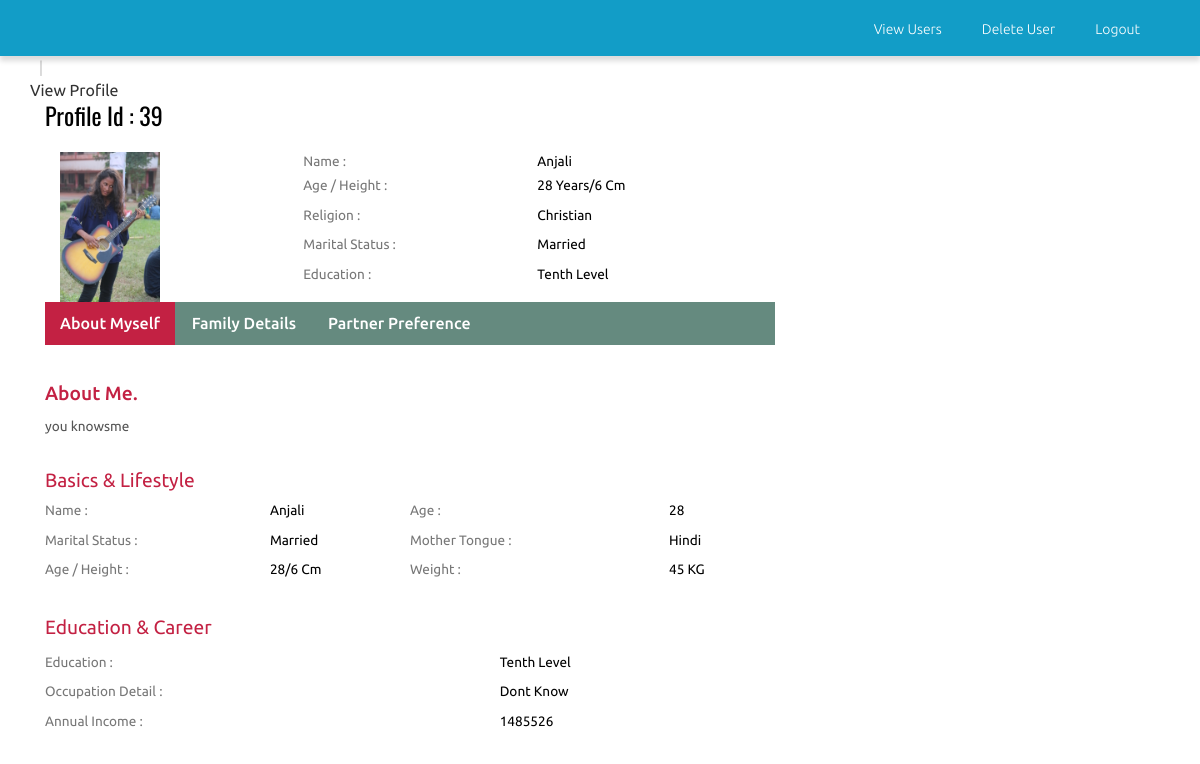
/admin/view_profile.php?id=39, run on the app's committed database.
### tables this page shows
CREATE TABLE `photos` (
  `id` int(10) NOT NULL,
  `cust_id` int(10) NOT NULL,
  `pic1` varchar(25) NOT NULL,
  `pic2` varchar(40) NOT NULL,
  `pic3` varchar(40) NOT NULL,
  `pic4` varchar(40) NOT NULL
);

CREATE TABLE `customer` (
  `id` int(10) NOT NULL,
  `cust_id` int(5) NOT NULL,
  `email` varchar(60) NOT NULL,
  `age` varchar(10) NOT NULL,
  `height` int(10) NOT NULL,
  `sex` varchar(6) NOT NULL,
  `religion` varchar(20) NOT NULL,
  `district` varchar(20) NOT NULL,
  `state` varchar(20) NOT NULL,
  `country` varchar(10) NOT NULL,
  `maritalstatus` varchar(20) NOT NULL,
  `education` text NOT NULL,
  `firstname` text NOT NULL,
  `mothertounge` text NOT NULL,
  `weight` int(5) NOT NULL,
  `dateofbirth` date NOT NULL,
  `occupation` text NOT NULL,
  `occupation_descr` text NOT NULL,
  `annual_income` varchar(20) NOT NULL,
  `no_bro` int(5) NOT NULL,
  `no_sis` int(5) NOT NULL,
  `aboutme` text NOT NULL,
  `profilecreationdate` date NOT NULL
);

### admin/functions.php (called while the page is built, shortened)
<?php
function mysqlexec($sql){
	$host="localhost";
	$username="root";
	$password="";
	$db_name="matrimony";
	$conn=mysqli_connect("$host", "$username", "$password")or die("cannot connect");
	mysqli_select_db($conn,"$db_name")or die("cannot select DB");
	if($result = mysqli_query($conn, $sql)){
		return $result;
	}
	else{
		echo mysqli_error($conn);
	}
}
?>

### admin/view_profile.php (the view, shortened to what this page needs)
<?php include_once("functions.php"); ?>
<?php
$id=$_GET['id'];
$profileid=$id;
$sql="SELECT * FROM customer WHERE cust_id = $id";
$result = mysqlexec($sql);
if($result){
$row=mysqli_fetch_assoc($result);
	$fname=$row['firstname'];
	$religion=$row['religion'];
	$age=$row['age'];
	$maritalstatus=$row['maritalstatus'];
	$education=$row['education'];
	$mothertounge=$row['mothertounge'];
	$weight=$row['weight'];
	$height=$row['height'];
	$occupationdescr=$row['occupation_descr'];
	$income=$row['annual_income'];
	$aboutme=$row['aboutme'];
$sql2="SELECT * FROM photos WHERE cust_id = $profileid";
$result2 = mysqlexec($sql2);
if($result2){
	$row2=mysqli_fetch_array($result2);
	$pic1=$row2['pic1'];
}
}else{
	echo "<script>alert(\"Invalid Profile ID\")</script>";
}
?>
<!DOCTYPE HTML>
<html>
<head>
<link href="css/bootstrap-3.1.1.min.css" rel='stylesheet' type='text/css' />
<link href="css/style.css" rel='stylesheet' type='text/css' />
<link href="css/font-awesome.css" rel="stylesheet">
</head>
<body>
 <?php include_once("admin_index.php");?>
<div class="grid_3">
  <div class="container">
   <div class="breadcrumb1">
     <ul>
        <span class="divider">&nbsp;|&nbsp;</span>
        <li class="current-page">View Profile</li>
     </ul>
   </div>
   <div class="profile">
   	 <div class="col-md-8 profile_left">
   	 	<h2>Profile Id : <?php echo $profileid;?></h2>
   	 	<div class="col_3">
   	        <div class="col-sm-4 row_2">
				<div class="flexslider">
					 <ul class="slides">
						<li data-thumb="profile/<?php echo $profileid;?>/<?php echo $pic1;?>">
							<img width="100px"src="profile/<?php echo $profileid;?>/<?php echo $pic1;?>" />
						</li>
					 </ul>
				  </div>
			</div>
			<div class="col-sm-8 row_1">
				<table class="table_working_hours">
		        	<tbody>
		        		<tr class="opened_1">
							<td class="day_label">Name :</td>
							<td class="day_value"><?php echo $fname  ?></td>
						</tr><tr class="opened_1">
							<td class="day_label">Age / Height :</td>
							<td class="day_value"><?php echo $age . " Years"; ?>/<?php echo $height . " Cm";?> </td>
						</tr>
					  	<tr class="opened">
							<td class="day_label">Religion :</td>
							<td class="day_value"><?php echo $religion;?></td>
						</tr>
					    <tr class="opened">
							<td class="day_label">Marital Status :</td>
							<td class="day_value"><?php echo $maritalstatus;?></td>
						</tr>
					    <tr class="closed">
							<td class="day_label">Education :</td>
							<td class="day_value closed"><span><?php echo $education;?></span></td>
						</tr>
				    </tbody>
				</table>
				</div>
			<div class="clearfix"> </div>
		</div>
		<div class="col_4">
		    <div class="bs-example bs-example-tabs" role="tabpanel" data-example-id="togglable-tabs">
			   <ul id="myTab" class="nav nav-tabs nav-tabs1" role="tablist">
				  <li role="presentation" class="active"><a href="#home" id="home-tab" role="tab" data-toggle="tab" aria-controls="home" aria-expanded="true">About Myself</a></li>
				  <li role="presentation"><a href="#profile" role="tab" id="profile-tab" data-toggle="tab" aria-controls="profile">Family Details</a></li>
				  <li role="presentation"><a href="#profile1" role="tab" id="profile-tab1" data-toggle="tab" aria-controls="profile1">Partner Preference</a></li>
			   </ul>
			   <div id="myTabContent" class="tab-content">
				  <div role="tabpanel" class="tab-pane fade in active" id="home" aria-labelledby="home-tab">
				    <div class="tab_box">
				    	<h1>About Me.</h1>
				    	<p><?php echo $aboutme; ?></p>
				    </div>
				    <div class="basic_1">
				    	<h3>Basics &amp; Lifestyle</h3>
				    	<div class="col-md-6 basic_1-left">
				    	  <table class="table_working_hours">
				        	<tbody>
				        		<tr class="opened_1">
									<td class="day_label">Name :</td>
									<td class="day_value"><?php echo $fname ; ?></td>
								</tr>
							    <tr class="opened">
									<td class="day_label">Marital Status :</td>
									<td class="day_value"><?php echo $maritalstatus;?></td>
								</tr>
							    <tr class="opened">
									<td class="day_label">Age / Height :</td>
									<td class="day_value"><?php echo $age; ?>/<?php echo $height;?> cm</td>
								</tr>
						    </tbody>
				          </table>
				         </div>
				         <div class="col-md-6 basic_1-left">
				          <table class="table_working_hours">
				        	<tbody>
				        		<tr class="opened_1">
									<td class="day_label">Age :</td>
									<td class="day_value"><?php echo $age;?></td>
								</tr>
							    <tr class="opened">
									<td class="day_label">Mother Tongue :</td>
									<td class="day_value"><?php echo $mothertounge;?></td>
								</tr>
							    <tr class="opened">
									<td class="day_label">Weight :</td>
									<td class="day_value"><?php echo $weight;?> KG</td>
								</tr>
						    </tbody>
				        </table>
				        </div>
				        <div class="clearfix"> </div>
				    </div>
				    <div class="basic_1 basic_2">
				    	<h3>Education & Career</h3>
				    	<div class="basic_1-left">
				    	  <table class="table_working_hours">
				        	<tbody>
				        		<tr class="opened">
									<td class="day_label">Education   :</td>
									<td class="day_value"><?php echo $education;?></td>
								</tr>
							    <tr class="opened">
									<td class="day_label">Occupation Detail :</td>
									<td class="day_value closed"><span><?php echo $occupationdescr;?></span></td>
								</tr>
							    <tr class="opened">
									<td class="day_label">Annual Income :</td>
									<td class="day_value closed"><span><?php echo $income;?></span></td>
								</tr>
							 </tbody>
				          </table>
				         </div>
				    </div>
				  </div>
		     </div>
		  </div>
	   </div>
   	 </div>
       <div class="clearfix"> </div>
    </div>
  </div>
</div>
</body>
</html>

### admin/css/style.css (style rules this page uses)
h4, h5, h6, h1, h2, h3 { margin-top: 0; }
ul, ol { margin: 0; }
p { margin: 0; }
html, body { font-family: 'Ubuntu', sans-serif; font-size: 100%; background:#fff; }
body a { transition:0.5s all; -webkit-transition:0.5s all; -moz-transition:0.5s all; -o-transition:0.5s all; -ms-transition:0.5s all; }
span.divider { padding: 0 5px; color: #ccc; }
.profile_left h2 { color:#000; font-size:1.5em; margin-bottom:1em; font-family: 'Oswald', sans-serif; }
table.table_working_hours { width: 100%; }
.table_working_hours tr { border: 0; }
td.day_label { color: #777; padding:5px 0; }
.table_working_hours tr { color: #000; font-size: 0.85em; text-transform: capitalize; }
.table_working_hours tr.opened_1 td { padding: 0 0 5px; }
.nav-tabs1 { display: inline-block; border-bottom: none; font-weight: 500; background-color:#658a7f; width: 100%; padding: 0; margin-bottom: 2em; }
.nav-tabs1>li.active>a, .nav-tabs1>li.active>a:focus, .nav-tabs1>li.active>a:hover { color: #fff; background-color:#c32143; border:none; }
.nav-tabs1>li { margin-bottom:0; }
a#profile-tab, a#home-tab, a#profile-tab1 { color: #fff; }
.tab_box { margin-bottom: 2em; }
.tab_box h1 { color:#c32143; font-size:1.2em; }
.tab_box p { color:#555; font-size:0.85em; line-height:1.8em; }
.basic_1-left { padding-left:0; }
.basic_1 { margin-bottom: 2em; }
.basic_1 h3 { color: #c32143; font-size: 1.2em; }
.basic_2 { margin-bottom:0; }
ul { padding: 0; list-style: none; }
.headings h1, h2,h3,h4,h5,h6 { font-weight:400; }

### admin/css/navstyle.css (style rules this page uses)
.nav-tabs > li > a, .nav-tabs > li > a:hover, .nav-tabs > li > a:focus, .nav-tabs > li.active > a, .nav-tabs > li.active > a:hover, .nav-tabs > li.active > a:focus { border: none; border-radius: 0; }

### data on the page
photos: pic1 (picture)
customer: firstname "Anjali", age "28", height "6", religion "Christian", maritalstatus "Married", education "Tenth Level", aboutme "you knowsme", mothertounge "Hindi", weight "45", occupation_descr "Dont Know", annual_income "1485526"

### other printed values
$profileid "39"
